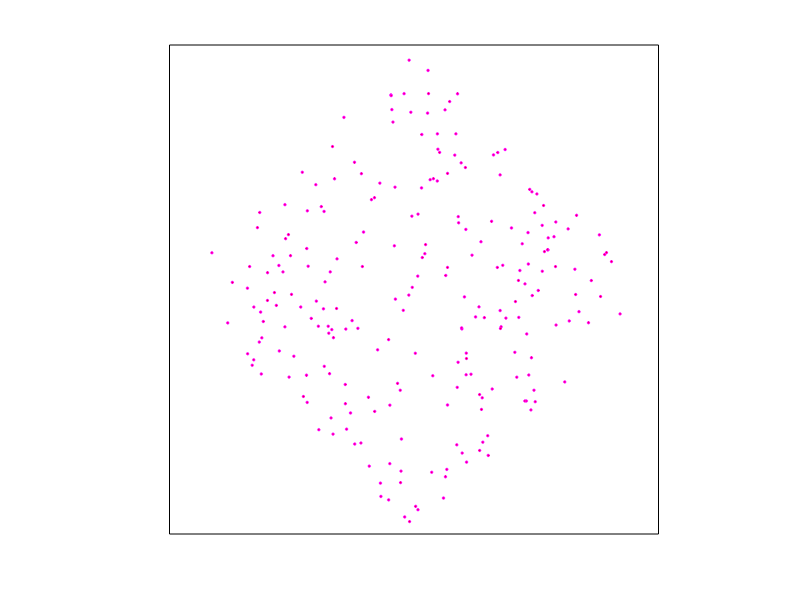

Write the MATLAB code that produced this figure.
clf; hold on;
axis square;
axis off;

N = 500;
count=0;

rectangle('Position', [0 0 1 1]);

for i=1:N
    x=rand;
    y=rand;
    D0=pdist([0.5 0.5; x y]);
    DA=pdist([0 1; x y]);
    DB=pdist([1 1; x y]);
    DC=pdist([1 0; x y]);
    DD=pdist([0 0; x y]);
    minim=min([DA, DB, DC, DD]);
    if D0 < minim
      count++;
      plot(x, y, 'dm', 'MarkerSize', 2, 'MarkerFaceColor', 'r');
    endif
end

p = count/N


